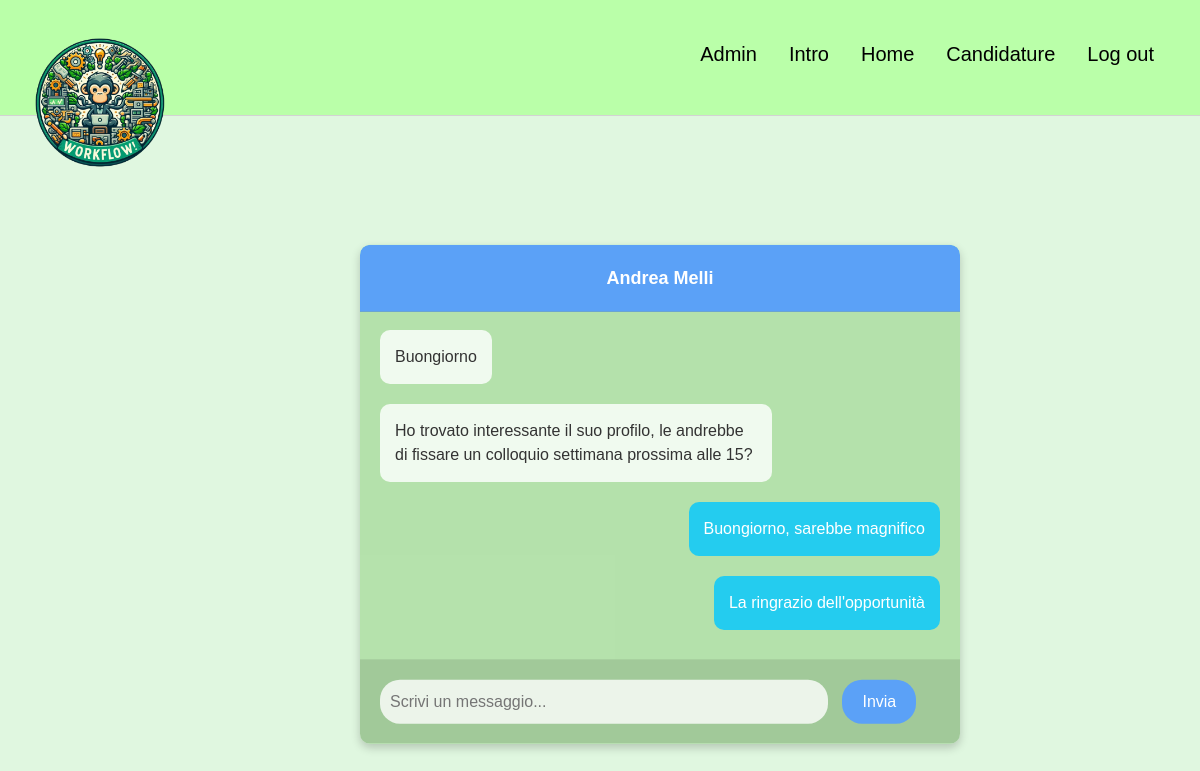
/chat/36/ (signed in), run on the app's committed database.
### myapp/models.py (models this page shows)
class Messaggio(models.Model):
    id = models.AutoField(primary_key=True)
    id_datore = models.ForeignKey(Utente, on_delete=models.CASCADE , related_name='datore_messaggio', null=False)
    id_candidato = models.ForeignKey(Utente, on_delete=models.CASCADE , related_name='candidato_messaggio',  null=False)
    id_mittente = models.IntegerField(null=True)
    contenuto = models.CharField(max_length=500 , null=True)
    candidatura =  models.ForeignKey(Candidatura, on_delete=models.CASCADE , related_name='candidatura_messaggio', null=True)

### myapp/views.py (the view, shortened to what this page needs)
# urls.py: path('chat/<int:cand_id>/', views.chat, name='chat'),
def chat(request, cand_id):
    try:
        if request.session.get('username'):
            form = formChat()
            username = request.session['username']
            user = User.objects.get(username=username)
            utente = Utente.objects.get(user=user)
            candidatura = Candidatura.objects.get(id=cand_id)
            if utente.tipo == 'candidato':
                interlocutore = candidatura.id_offerta.id_datore.user.first_name + " " + candidatura.id_offerta.id_datore.user.last_name
            else:
                interlocutore = candidatura.id_candidato.user.first_name + " " + candidatura.id_candidato.user.last_name
            messaggi = Messaggio.objects.filter(id_candidato=candidatura.id_candidato, id_datore=candidatura.id_offerta.id_datore).order_by('id')
            last_message_id = messaggi.last().id if messaggi.exists() else 0
            return render(request, "myapp/chat.html", {
                'form': form,
                'interlocutore': interlocutore,
                'candidatura': candidatura,
                'messaggi': messaggi,
                'id': utente.id,
                'last_message_id': last_message_id
            })
        else:
            return redirect("login")
    except:
        return redirect("candidature")

### myapp/forms.py
class formChat(forms.Form):
    messaggio = forms.CharField(max_length=500, widget=forms.Textarea, label="messaggio")

### myapp/templates/myapp/chat.html (shortened to what this page needs)
{% extends "base.html" %}
{% block content %}
<div id="chat-container">
    <div id="chat-header">{{ interlocutore }}</div>
    <div id="message-container" cand="{{ candidatura.id }}" last="{{ last_message_id }}" id2="{{id}}">
        {% for messaggio in messaggi %}
            {% if id == messaggio.id_mittente %}
                <div class="chat-message user"> {{ messaggio.contenuto }} </div>
            {% else %}
                <div class="chat-message"> {{ messaggio.contenuto }} </div>
            {% endif %}
        {% endfor %}
    </div>
    <div id="chat-input">
        <form id="chat-form" action="{% url 'chat' candidatura.id %}" method="post">
            <input type="text" id="message-input" placeholder="Scrivi un messaggio..." name="messaggio"/>
            <button type="submit">Invia</button>
        </form>
    </div>
</div>
{% endblock %}

### myapp/static/myapp/style.css (style rules this page uses)
body { font-family: 'Arial', sans-serif; margin: 0; padding: 0; background-color: #e0f7e0; height: 100vh; color: #333; }
html, body { overflow-x: scroll; }
#chat-container { display: flex; flex-direction: column; width: 100%; max-width: 600px; height: 60vh; background: #baffa997; border-radius: 10px; overflow: hidden; box-shadow: 0 4px 10px rgba(0, 0, 0, 0.2); margin-top: 10%; margin-left: 30%; }
#chat-header { padding: 20px; background: #5ba1f7; color: white; text-align: center; font-size: 18px; font-weight: bold; border-top-left-radius: 10px; border-top-right-radius: 10px; }
#message-container { flex: 1; display: flex; flex-direction: column; padding: 20px; overflow-y: auto; background: rgba(0, 0, 0, 0.1); }
#chat-input { display: flex; padding: 20px; background: rgba(0, 0, 0, 0.2); }
#chat-input input { flex: 1; padding: 10px; font-size: 16px; border: none; border-radius: 20px; margin-right: 10px; outline: none; width:80%; background: rgba(255, 255, 255, 0.8); }
#chat-input button { padding: 10px 20px; font-size: 16px; border: none; border-radius: 20px; cursor: pointer; background-color: #5ba1f7; color: white; transition: background-color 0.3s; }
#chat-form { width:100%; }
.chat-message { margin: 10px 0; padding: 15px; border-radius: 10px; background-color: rgba(255, 255, 255, 0.8); color: #333; align-self: flex-start; max-width: 70%; word-wrap: break-word; }
.chat-message.user { background-color: rgba(0, 198, 255, 0.8); color: white; align-self: flex-end; }

### data on the page
Messaggio: contenuto "Buongiorno"
Messaggio: contenuto "Ho trovato interessante il suo profilo, le andrebbe di fissare un colloquio settimana prossima alle 15?"
Messaggio: contenuto "Buongiorno, sarebbe magnifico"
Messaggio: contenuto "La ringrazio dell'opportunità"

### other printed values
{{ interlocutore }} "Andrea Melli"
